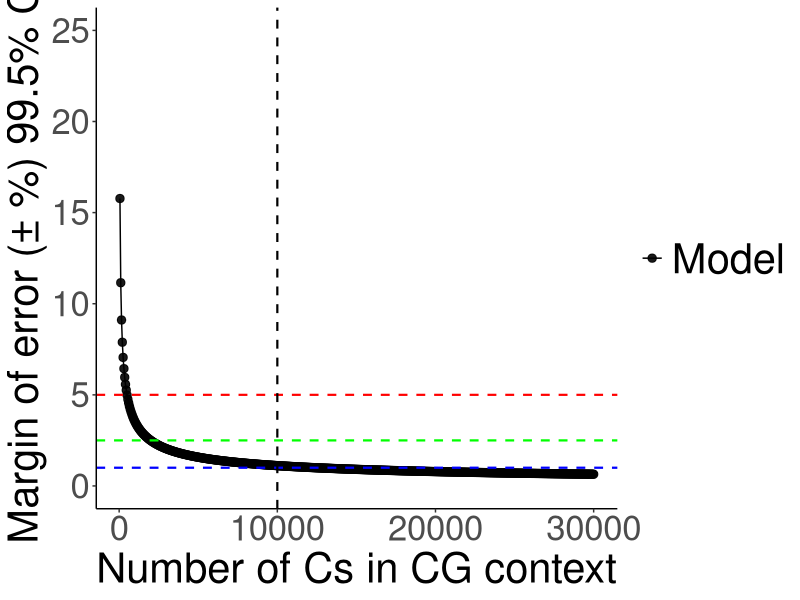
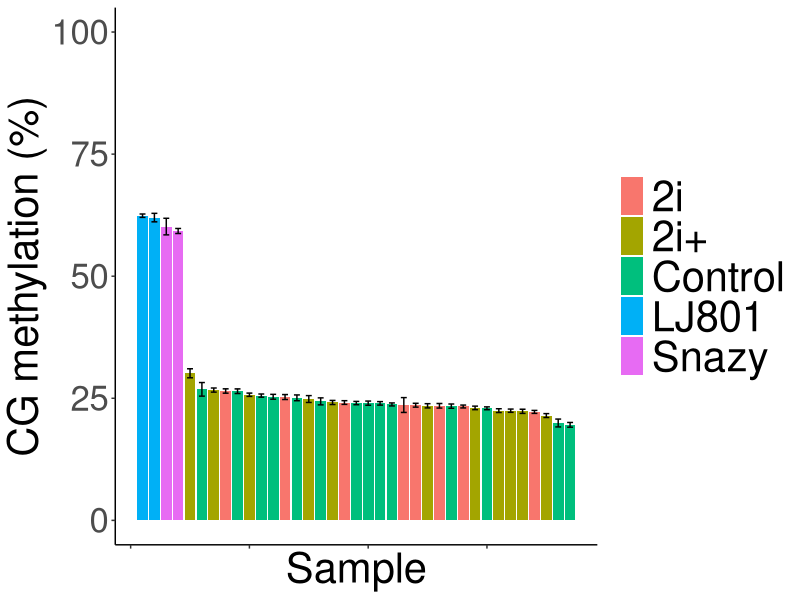
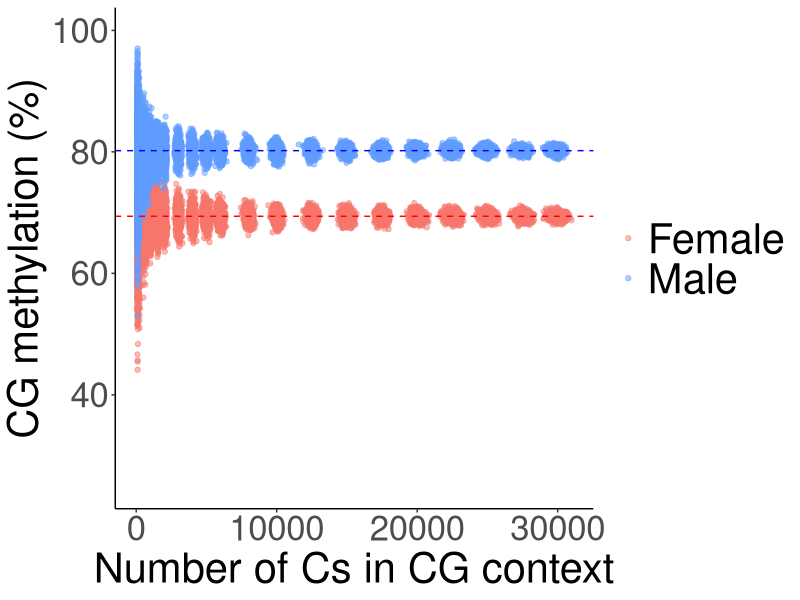
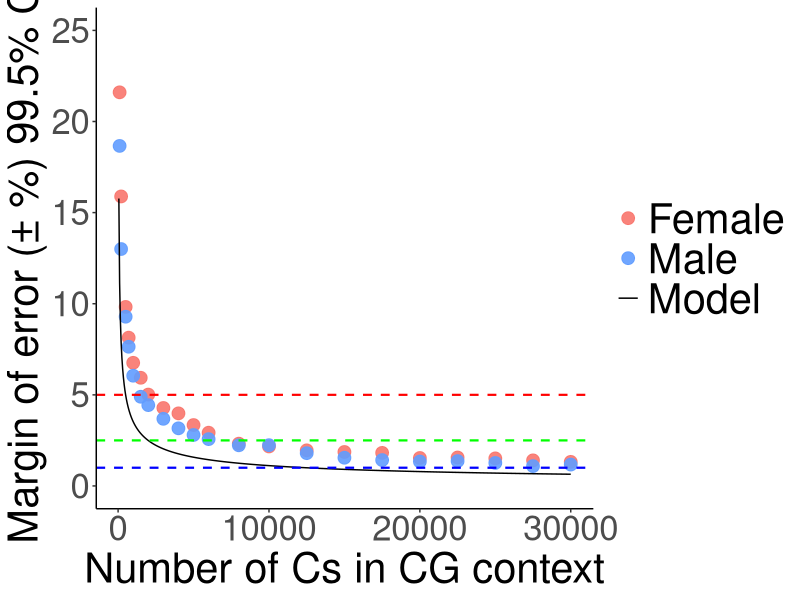
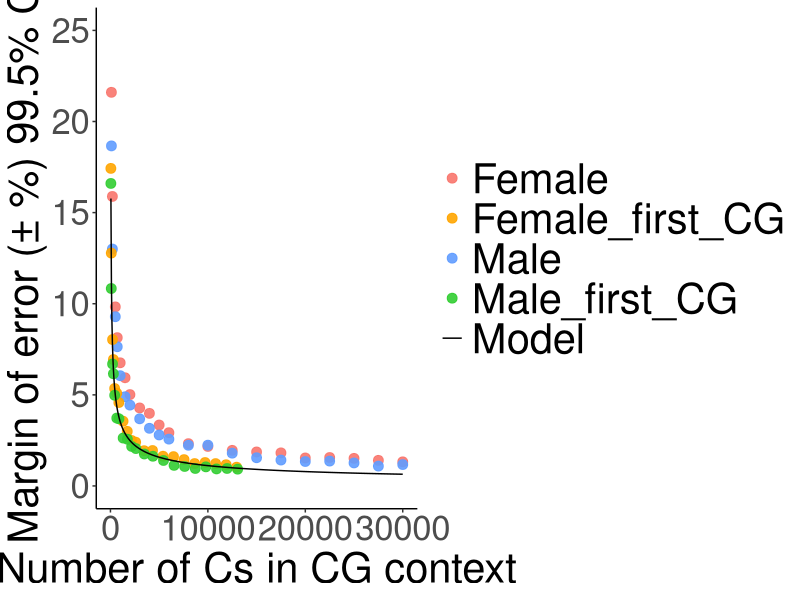

These figures' R source, in order:
library(dplyr)
library(ggplot2)

# Set folder (Data folder)
setwd("~/PBAT_low_coverage/Data")

###################### Plot margin of error theoretical model #####################

# Theoretical model
zstar = qnorm(.995) #This calculates z* at a 99.5% confidence interval
p = 0.25 #The approximate methylation level from this example
n = seq(50,30000,by=50) #Numbers of cytosine calls assayed
E = (zstar*sqrt((p*(1-p))/n))*100 #Margin of error calculation given above variables

n_points = length(n) # Number of points theoretical model
t_model = data.frame("Pred_Cs"=n,"ME"=E,"Group"=rep("Model",n_points))

# Plot theoretical model
plot_t_model = ggplot(t_model, aes(x = Pred_Cs, y = ME, color = Group)) +
  geom_point(alpha = 0.9, size = 2.5) +
  geom_line(data = t_model, aes(x = Pred_Cs, y = ME)) + 
  xlab("Number of Cs in CG context") + ylab("Margin of error (± %) 99.5% CI") +
  theme(axis.title = element_text(size = 30),
        axis.text = element_text(size = 25),
        panel.grid.major = element_blank(),
        panel.grid.minor = element_blank(),
        panel.background = element_blank(),
        legend.title = element_blank(),
        legend.text = element_text(size = 30),
        axis.line = element_line(size = 0.5)) +
  geom_hline(yintercept=1,linetype="dashed", color="blue", size = 0.75) +
  geom_hline(yintercept=2.5,linetype="dashed", color="green", size = 0.75) +
  geom_hline(yintercept=5,linetype="dashed", color="red",size = 0.75) +
  geom_vline(xintercept=10000,linetype="dashed", color="black",size = 0.75) +
  ylim(0,25) + scale_color_manual(values=c('#000000'))

# 1000 x 750
plot_t_model

###################### Plot example data bovine blastocyst #####################

# Import cattle blastocyst data
cattle_data <- read.delim("Cattle_Blastocyst.txt")
cattle_data$rank = rank(-cattle_data$CsM_CpG,ties.method=c("random"))
cattle_data = cattle_data[order(cattle_data$rank),]

# Estimating margin of error for table
zstar = qnorm(.995) #Inputted here is a 99.5% confidence interval
p = cattle_data$CsM_CpG #Methylation proportion of bovine blastocysts in this example
p = p / 100
n=cattle_data$Total_CpG #This is the number of cytosine calls assayed
ME = (zstar*sqrt((p*(1-p))/n))*100

# Barplot
plot_example <- ggplot(data=cattle_data, aes(x=rank,y=CsM_CpG,fill=trt)) +
  geom_bar(stat="identity") +
  geom_errorbar(aes(ymin=CsM_CpG-ME, ymax=CsM_CpG+ME),width=0.5,position=position_dodge(0.1)) +
  xlab("Sample") + ylab("CG methylation (%)") +
  theme(axis.title = element_text(size = 30),
        axis.text = element_text(size = 25),
        axis.text.x = element_blank(),
        panel.grid.major = element_blank(),
        panel.grid.minor = element_blank(),
        panel.background = element_blank(),
        legend.title = element_blank(),
        legend.text = element_text(size = 30),
        axis.line = element_line(size = 0.5)) +
  ylim(0,100)

# 1000 x 750
plot_example

###################### Plot dispersion bootstraping model #####################

# Data 1 - CF
data_CF <- read.csv("CF_summary_bootstraping.txt",sep = "\t", stringsAsFactors = FALSE)
data_CF <- data_CF[!apply(is.na(data_CF) | data_CF == "", 1, all),]
data_CF$Total_Cs_CpG = data_CF$Total_CsM_CpG + data_CF$Total_CsU_CpG
data_CF$CsM_CpG = data_CF$Total_CsM_CpG * 100 / data_CF$Total_Cs_CpG
data_CF$Reads <- sapply((strsplit(as.character(data_CF$Sample),'_')),"[",2)

# Data 2 - TP
data_TP <- read.csv("TP_summary_bootstraping.txt",sep = "\t", stringsAsFactors = FALSE)
data_TP <- data_TP[!apply(is.na(data_TP) | data_TP == "", 1, all),]
data_TP$Total_Cs_CpG = data_TP$Total_CsM_CpG + data_TP$Total_CsU_CpG
data_TP$CsM_CpG = data_TP$Total_CsM_CpG * 100 / data_TP$Total_Cs_CpG
data_TP$Reads <- sapply((strsplit(as.character(data_TP$Sample),'_')),"[",2)

# Merge data
data_all <- rbind(cbind(data.frame("Group"=rep("Female",21000)),data_CF),
                  cbind(data.frame("Group"=rep("Male",21000)),data_TP))

# Plot dispersion
plot_dispersion = ggplot(data_all, aes(x = Total_Cs_CpG, y = CsM_CpG, color = Group)) +
  geom_point(alpha = 0.5) +
  xlab("Number of Cs in CG context") + ylab("CG methylation (%)") +
  theme(
    axis.title = element_text(size = 30),
    axis.text = element_text(size = 25),
    panel.grid.major = element_blank(),
    panel.grid.minor = element_blank(),
    panel.background = element_blank(),
    legend.title = element_blank(),
    legend.text = element_text(size = 30),
    axis.line = element_line(size = 0.5)
  ) + 
  scale_color_manual(values=c('#F8766D','#619CFF')) +
  scale_fill_manual(values=c('#F8766D','#619CFF')) +
  ylim(25,100) +
  geom_hline(yintercept=80.20,linetype="dashed", color="blue") + 
  geom_hline(yintercept=69.4,linetype="dashed", color="red")

# Plot (1000 x 750)
plot_dispersion

###################### Plot margin of error bootstraping model #####################

# Data CF
code_CF <- read.csv("CF_code.csv",stringsAsFactors = FALSE)
code_CF <- lapply(code_CF, as.character)
map = setNames(code_CF$Group,code_CF$Number)

data_CF$Pred_Cs <- as.integer(map[unlist(data_CF$Reads)])

data_CF_summary <- as.data.frame(data_CF %>% group_by(Pred_Cs) %>%
                                      summarise(mean = mean(CsM_CpG, na.rm = TRUE),
                                                quantile_99_75 = quantile(CsM_CpG, c(.9975)),
                                                quantile_00_25 = quantile(CsM_CpG, c(.0025)),
                                                dif = quantile_99_75 - quantile_00_25,
                                                ME = dif / 2))

data_CF_summary

# Data TP
code_TP <- read.csv("TP_code.csv",stringsAsFactors = FALSE)
code_TP <- lapply(code_TP, as.character)
map = setNames(code_TP$Group,code_TP$Number)

data_TP$Pred_Cs <- as.integer(map[unlist(data_TP$Reads)])

data_TP_summary <- as.data.frame(data_TP %>% group_by(Pred_Cs) %>%
                                   summarise(mean = mean(CsM_CpG, na.rm = TRUE),
                                             quantile_99_75 = quantile(CsM_CpG, c(.9975)),
                                             quantile_00_25 = quantile(CsM_CpG, c(.0025)),
                                             dif = quantile_99_75 - quantile_00_25,
                                             ME = dif / 2))

data_TP_summary

# Bind data
data_summary <- rbind(data_CF_summary,data_TP_summary)
data_summary$Group = c(rep("Female",21),rep("Male",21))
data_summary

# Theoretical model
zstar = qnorm(.995) #This calculates z* at a 99.5% confidence interval
p = 0.75 #The approximate methylation level from this example
n = seq(50,30000,by=50) #Numbers of cytosine calls assayed
E = (zstar*sqrt((p*(1-p))/n))*100 #Margin of error calculation given above variables

n_points = length(n) # Number of points theoretical model
t_model = data.frame("Pred_Cs"=n,"ME"=E,"Group"=rep("Model",n_points))

# Plot margin of error
plot_ME = ggplot(data_summary, aes(x = Pred_Cs, y = ME, color = Group)) +
  geom_point(alpha = 0.9, size = 4) +
  geom_line(data = t_model, aes(x = Pred_Cs, y = ME)) + 
  xlab("Number of Cs in CG context") + ylab("Margin of error (± %) 99.5% CI") +
  theme(axis.title = element_text(size = 30),
    axis.text = element_text(size = 25),
    panel.grid.major = element_blank(),
    panel.grid.minor = element_blank(),
    panel.background = element_blank(),
    legend.title = element_blank(),
    legend.text = element_text(size = 30),
    axis.line = element_line(size = 0.5)) +
  geom_hline(yintercept=1,linetype="dashed", color="blue", size = 0.75) +
  geom_hline(yintercept=2.5,linetype="dashed", color="green", size = 0.75) +
  geom_hline(yintercept=5,linetype="dashed", color="red",size = 0.75) +
  ylim(0,25) + scale_color_manual(values=c('#F8766D','#619CFF','#000000'))

# 1000 x 750
plot_ME

###################### Plot margin of error bootstraping model and first CG #####################

# Data CF first CG
data_CF_fCG <- read.csv("data_CF_fCG.csv")

data_CF_fCG$CsM_CpG <- data_CF_fCG$CpG_met*100/data_CF_fCG$Sum
data_CF_fCG$Sample <- as.character(data_CF_fCG$Sample)
data_CF_fCG$Code <- sapply(strsplit(data_CF_fCG$Sample,"_"),"[",5)

CG_means_CF <- as.data.frame(data_CF_fCG %>% group_by(Code) %>%
                               summarise(mean = mean(Sum)))

map <- setNames(CG_means_CF$mean,CG_means_CF$Code)

data_CF_fCG$Pred_Cs <- as.integer(map[unlist(data_CF_fCG$Code)])

data_CF_fCG_summary <- as.data.frame(data_CF_fCG %>% group_by(Pred_Cs) %>%
                                       summarise(mean = mean(CsM_CpG, na.rm = TRUE),
                                                 quantile_99_75 = quantile(CsM_CpG, c(.9975)),
                                                 quantile_00_25 = quantile(CsM_CpG, c(.0025)),
                                                 dif = quantile_99_75 - quantile_00_25,
                                                 ME = dif / 2))

# Data TP first CG
data_TP_fCG <- read.csv("data_TP_fCG.csv")

data_TP_fCG$CsM_CpG <- data_TP_fCG$CpG_met*100/data_TP_fCG$Sum
data_TP_fCG$Sample <- as.character(data_TP_fCG$Sample)
data_TP_fCG$Code <- sapply(strsplit(data_TP_fCG$Sample,"_"),"[",5)

CG_means_TP <- as.data.frame(data_TP_fCG %>% group_by(Code) %>%
                               summarise(mean = mean(Sum)))

map <- setNames(CG_means_TP$mean,CG_means_TP$Code)

data_TP_fCG$Pred_Cs <- as.integer(map[unlist(data_TP_fCG$Code)])

data_TP_fCG_summary <- as.data.frame(data_TP_fCG %>% group_by(Pred_Cs) %>%
                                       summarise(mean = mean(CsM_CpG, na.rm = TRUE),
                                                 quantile_99_75 = quantile(CsM_CpG, c(.9975)),
                                                 quantile_00_25 = quantile(CsM_CpG, c(.0025)),
                                                 dif = quantile_99_75 - quantile_00_25,
                                                 ME = dif / 2))

# Bind data
data_fCG_summary <- rbind(data_CF_fCG_summary,data_TP_fCG_summary)
data_fCG_summary$Group = c(rep("Female_first_CG",21),rep("Male_first_CG",21))

# Bind all models
data_complete <- rbind(data_summary,data_fCG_summary)

# Plot data complete
plot_complete = ggplot(data_complete, aes(x = Pred_Cs, y = ME, color = Group)) +
  geom_point(alpha = 0.9, size = 3) +
  geom_line(data = t_model, aes(x = Pred_Cs, y = ME)) + 
  xlab("Number of Cs in CG context") + ylab("Margin of error (± %) 99.5% CI") +
  theme(axis.title = element_text(size = 30),
        axis.text = element_text(size = 25),
        panel.grid.major = element_blank(),
        panel.grid.minor = element_blank(),
        panel.background = element_blank(),
        legend.title = element_blank(),
        legend.text = element_text(size = 30),
        axis.line = element_line(size = 0.5)) +
  ylim(0,25) + scale_color_manual(values=c('#F8766D','#FFA500','#619CFF','#32CD32','#000000'))

# 1300 x 750
plot_complete